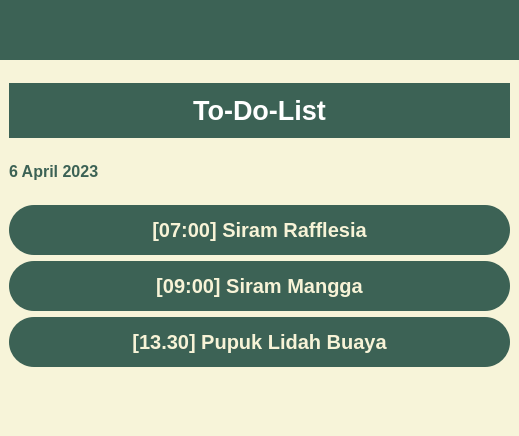
<?xml version="1.0" encoding="UTF-8"?>
<ui version="4.0">
 <class>MainWindow</class>
 <widget class="QMainWindow" name="MainWindow">
  <property name="enabled">
   <bool>true</bool>
  </property>
  <property name="geometry">
   <rect>
    <x>0</x>
    <y>0</y>
    <width>519</width>
    <height>436</height>
   </rect>
  </property>
  <property name="sizePolicy">
   <sizepolicy hsizetype="Fixed" vsizetype="Fixed">
    <horstretch>0</horstretch>
    <verstretch>0</verstretch>
   </sizepolicy>
  </property>
  <property name="minimumSize">
   <size>
    <width>0</width>
    <height>0</height>
   </size>
  </property>
  <property name="windowTitle">
   <string>MainWindow</string>
  </property>
  <property name="styleSheet">
   <string notr="true">*{
	border: none;
	background-color: transparent;
	background: transparent;
	padding: 0;
	margin: 0;
}

#header {
	background-color: #3C6255;
}

#main {
	background-color: #F7F4D9;
}

#footer {
	background-color: #F7F4D9;
}

QPushButton {
	padding: 5px 10px;
	border-radius: 25px;
	background: #3C6255;
	color: #F7F3D7;
	height: 40px;
	width: 243px;
	font-size: 20px;
	font-weight: 600;
	cursor: pointer;
}

QPushButton:hover {
    background-color: #23493C;
}</string>
  </property>
  <property name="animated">
   <bool>true</bool>
  </property>
  <property name="tabShape">
   <enum>QTabWidget::Rounded</enum>
  </property>
  <widget class="QWidget" name="centralwidget">
   <property name="styleSheet">
    <string notr="true"/>
   </property>
   <layout class="QVBoxLayout" name="verticalLayout">
    <property name="spacing">
     <number>0</number>
    </property>
    <property name="leftMargin">
     <number>0</number>
    </property>
    <property name="topMargin">
     <number>0</number>
    </property>
    <property name="rightMargin">
     <number>0</number>
    </property>
    <property name="bottomMargin">
     <number>0</number>
    </property>
    <item>
     <widget class="QWidget" name="header" native="true">
      <property name="minimumSize">
       <size>
        <width>0</width>
        <height>60</height>
       </size>
      </property>
      <layout class="QHBoxLayout" name="horizontalLayout">
       <property name="spacing">
        <number>0</number>
       </property>
       <property name="leftMargin">
        <number>0</number>
       </property>
       <property name="topMargin">
        <number>0</number>
       </property>
       <property name="rightMargin">
        <number>0</number>
       </property>
       <property name="bottomMargin">
        <number>0</number>
       </property>
       <item>
        <widget class="QFrame" name="frame_logo">
         <property name="frameShape">
          <enum>QFrame::StyledPanel</enum>
         </property>
         <property name="frameShadow">
          <enum>QFrame::Raised</enum>
         </property>
         <layout class="QHBoxLayout" name="horizontalLayout_3">
          <property name="spacing">
           <number>0</number>
          </property>
          <property name="leftMargin">
           <number>0</number>
          </property>
          <property name="topMargin">
           <number>0</number>
          </property>
          <property name="rightMargin">
           <number>0</number>
          </property>
          <property name="bottomMargin">
           <number>0</number>
          </property>
          <item>
           <widget class="QLabel" name="logo">
            <property name="minimumSize">
             <size>
              <width>0</width>
              <height>0</height>
             </size>
            </property>
            <property name="maximumSize">
             <size>
              <width>42</width>
              <height>42</height>
             </size>
            </property>
            <property name="pixmap">
             <pixmap>printilan logo.png</pixmap>
            </property>
            <property name="scaledContents">
             <bool>true</bool>
            </property>
           </widget>
          </item>
         </layout>
        </widget>
       </item>
      </layout>
     </widget>
    </item>
    <item>
     <widget class="QWidget" name="main" native="true">
      <property name="enabled">
       <bool>true</bool>
      </property>
      <property name="sizePolicy">
       <sizepolicy hsizetype="MinimumExpanding" vsizetype="MinimumExpanding">
        <horstretch>0</horstretch>
        <verstretch>0</verstretch>
       </sizepolicy>
      </property>
      <property name="maximumSize">
       <size>
        <width>16777215</width>
        <height>16777215</height>
       </size>
      </property>
      <layout class="QVBoxLayout" name="verticalLayout_2" stretch="0,0">
       <property name="spacing">
        <number>0</number>
       </property>
       <property name="leftMargin">
        <number>0</number>
       </property>
       <property name="topMargin">
        <number>0</number>
       </property>
       <property name="rightMargin">
        <number>0</number>
       </property>
       <property name="bottomMargin">
        <number>0</number>
       </property>
       <item alignment="Qt::AlignHCenter|Qt::AlignTop">
        <widget class="QFrame" name="frame_logo_2">
         <property name="frameShape">
          <enum>QFrame::StyledPanel</enum>
         </property>
         <property name="frameShadow">
          <enum>QFrame::Raised</enum>
         </property>
         <layout class="QHBoxLayout" name="horizontalLayout_4">
          <property name="spacing">
           <number>0</number>
          </property>
          <property name="leftMargin">
           <number>0</number>
          </property>
          <property name="topMargin">
           <number>0</number>
          </property>
          <property name="rightMargin">
           <number>0</number>
          </property>
          <property name="bottomMargin">
           <number>0</number>
          </property>
          <item>
           <widget class="QLabel" name="logo_2">
            <property name="maximumSize">
             <size>
              <width>350</width>
              <height>190</height>
             </size>
            </property>
            <property name="text">
             <string/>
            </property>
            <property name="pixmap">
             <pixmap>logo yanyard.png</pixmap>
            </property>
            <property name="scaledContents">
             <bool>true</bool>
            </property>
           </widget>
          </item>
         </layout>
        </widget>
       </item>
       <item>
        <widget class="QFrame" name="frame_tdl">
         <property name="sizePolicy">
          <sizepolicy hsizetype="Preferred" vsizetype="MinimumExpanding">
           <horstretch>0</horstretch>
           <verstretch>0</verstretch>
          </sizepolicy>
         </property>
         <property name="styleSheet">
          <string notr="true"/>
         </property>
         <property name="frameShape">
          <enum>QFrame::StyledPanel</enum>
         </property>
         <property name="frameShadow">
          <enum>QFrame::Raised</enum>
         </property>
         <layout class="QVBoxLayout" name="verticalLayout_3">
          <item>
           <widget class="QLabel" name="label_title">
            <property name="font">
             <font>
              <pointsize>20</pointsize>
              <weight>75</weight>
              <bold>true</bold>
             </font>
            </property>
            <property name="styleSheet">
             <string notr="true">background-color: #3C6255;
color: #fff;</string>
            </property>
            <property name="text">
             <string>To-Do-List</string>
            </property>
            <property name="alignment">
             <set>Qt::AlignCenter</set>
            </property>
           </widget>
          </item>
          <item>
           <widget class="QLabel" name="label_date">
            <property name="font">
             <font>
              <pointsize>12</pointsize>
              <weight>75</weight>
              <bold>true</bold>
             </font>
            </property>
            <property name="styleSheet">
             <string notr="true">color: #3C6255;</string>
            </property>
            <property name="text">
             <string>6 April 2023</string>
            </property>
           </widget>
          </item>
          <item>
           <widget class="QPushButton" name="pushButton_tdl1">
            <property name="font">
             <font>
              <pointsize>-1</pointsize>
              <weight>75</weight>
              <bold>true</bold>
             </font>
            </property>
            <property name="text">
             <string>[07:00] Siram Rafflesia</string>
            </property>
           </widget>
          </item>
          <item>
           <widget class="QPushButton" name="pushButton_tdl3">
            <property name="text">
             <string>[09:00] Siram Mangga</string>
            </property>
           </widget>
          </item>
          <item>
           <widget class="QPushButton" name="pushButton_tdl2">
            <property name="text">
             <string>[13.30] Pupuk Lidah Buaya</string>
            </property>
           </widget>
          </item>
         </layout>
        </widget>
       </item>
      </layout>
     </widget>
    </item>
    <item alignment="Qt::AlignBottom">
     <widget class="QWidget" name="footer" native="true">
      <property name="minimumSize">
       <size>
        <width>0</width>
        <height>60</height>
       </size>
      </property>
      <layout class="QVBoxLayout" name="verticalLayout_7">
       <property name="spacing">
        <number>0</number>
       </property>
       <property name="leftMargin">
        <number>0</number>
       </property>
       <property name="topMargin">
        <number>0</number>
       </property>
       <property name="rightMargin">
        <number>0</number>
       </property>
       <property name="bottomMargin">
        <number>0</number>
       </property>
       <item>
        <widget class="QFrame" name="frame">
         <property name="frameShape">
          <enum>QFrame::StyledPanel</enum>
         </property>
         <property name="frameShadow">
          <enum>QFrame::Raised</enum>
         </property>
        </widget>
       </item>
      </layout>
     </widget>
    </item>
   </layout>
  </widget>
 </widget>
 <resources/>
 <connections/>
</ui>
